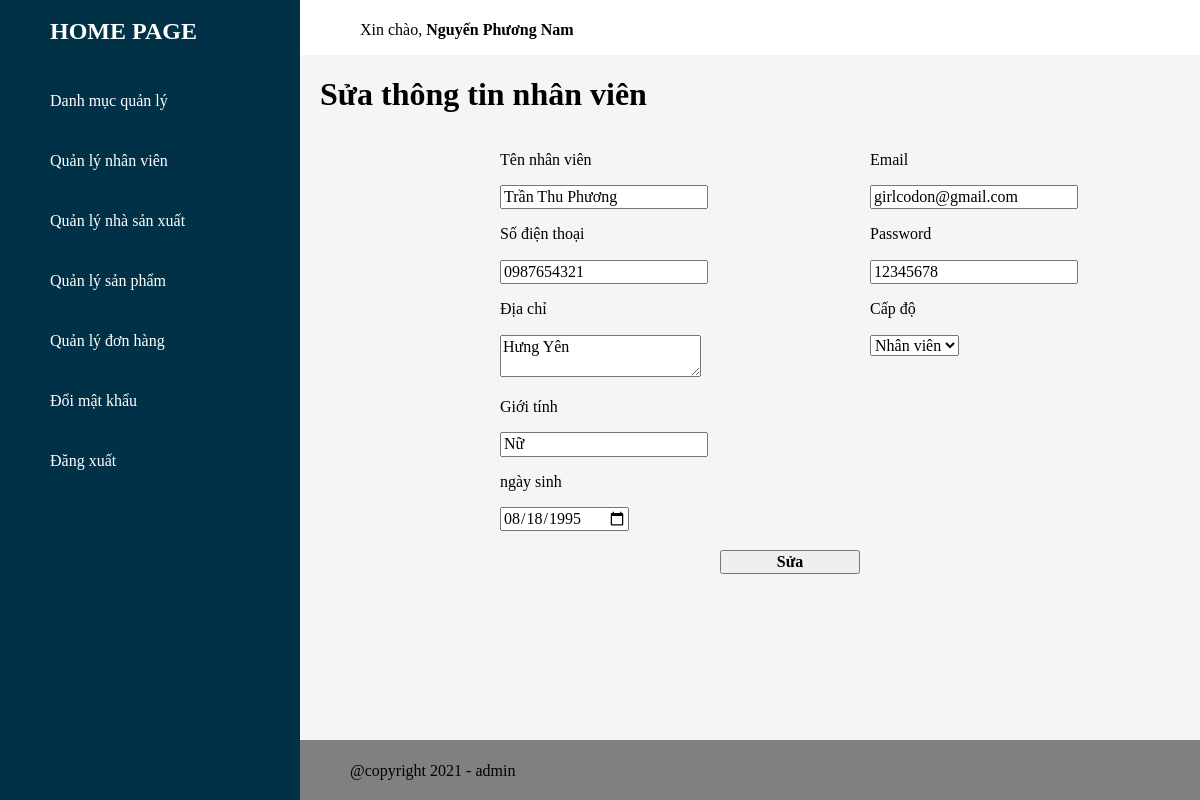
The app's page /admin/staff/form_update.php?id=2 (signed in), older data.
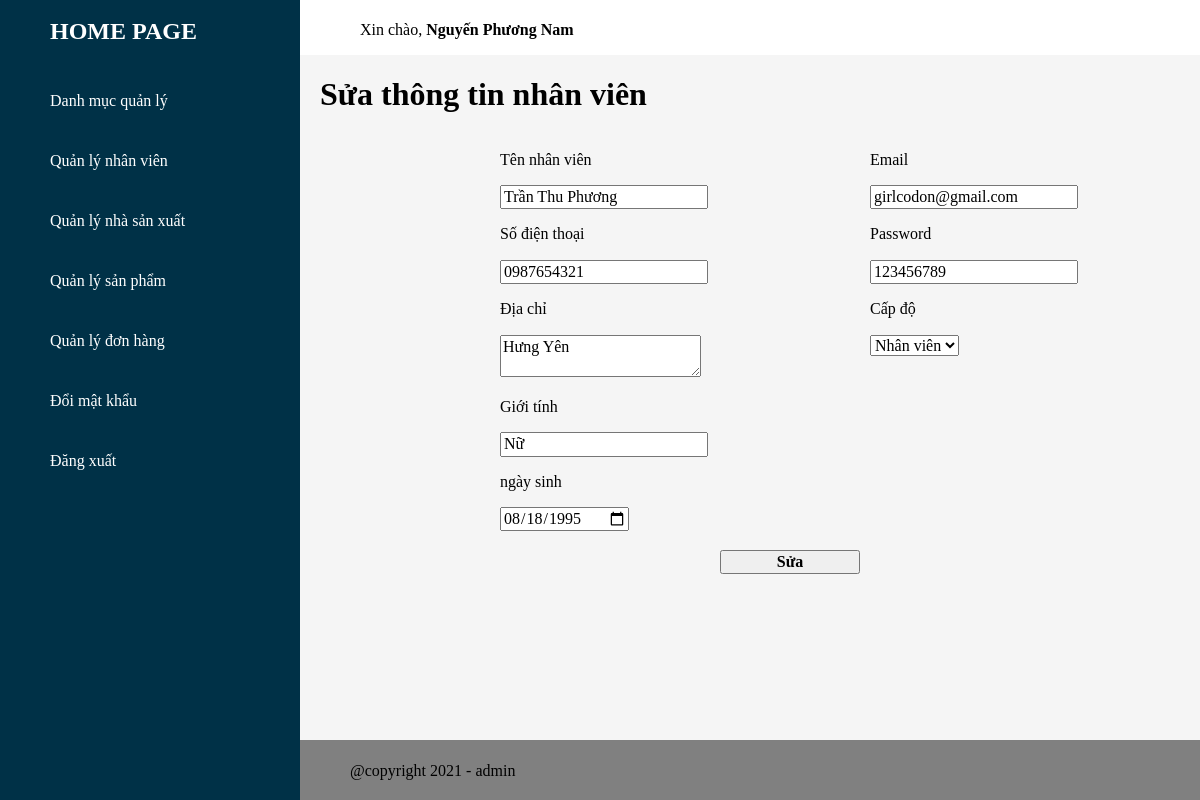
The same page, newer data.
### tables this page shows
CREATE TABLE `staff` (
  `id` int(11) NOT NULL,
  `name` varchar(30) NOT NULL,
  `phone_number` varchar(13) NOT NULL,
  `address` varchar(100) NOT NULL,
  `gender` varchar(10) NOT NULL,
  `date` date NOT NULL,
  `email` varchar(50) NOT NULL,
  `password` varchar(255) NOT NULL,
  `level` int(5) NOT NULL
);

### admin/staff/form_update.php (the view, shortened to what this page needs)
<?php require '../header_admin.php' ?>
	<div class="details">
		<div class="recentOrder">
			<div class="table_header">
				<h1>Sửa thông tin nhân viên</h1>
			</div>
		<div class="form_insert" style=" padding-right: 350px;">
		<?php
			$id = $_GET['id'];
			require '../db/connect.php';
			$sql = "select * from staff where id = '$id' ";
			$result = mysqli_query($connect,$sql);
			$each = mysqli_fetch_array($result);
		?>
			<form action="process_update.php" method="post" style="width: 700px; padding-left: 200px;">
				<div id="container" style="display: flex;">
					<div id="right" style="width: 50%;">
						<p>Tên nhân viên</p>
						<input type="text" name="name" value="<?php echo $each['name'] ?>">
						<p>Số điện thoại</p>
						<input type="number" name="phone_number" value="<?php echo $each['phone_number'] ?>">
						<p>Địa chỉ</p>
						<textarea name="address"><?php echo $each['address'] ?></textarea>
						<p>Giới tính</p>
						<input type="text" name="gender" value="<?php echo $each['gender'] ?>">
						<p>ngày sinh</p>
						<input type="date" name="date" value="<?php echo $each['date'] ?>">
					</div>
					<div id="left" style="padding-left: 40px; width: 50%;">
						<p>Email</p>
						<input type="text" name="email" value="<?php echo $each['email'] ?>">
						<p>Password</p>
						<input type="text" name="password" value="<?php echo $each['password'] ?>">
						<p>Cấp độ</p>
						<select name="level">
							<option value="0"
							<?php if($each['level'] == 0){ ?>
								selected
							<?php } ?>
							>
								Nhân viên
							</option>
						</select>
					</div>
				</div>
				<br>
				<button type="submit" style="width: 20%; margin-left: 220px;">
					<b>Sửa</b>
				</button>
			</form>
			</div>
		</div>
	</div>
				<?php require '../footer.php' ?>

Row changes from the older to the newer data that the page shows:
changed staff "Trần Thu Phương": password "12345678" → "123456789"
